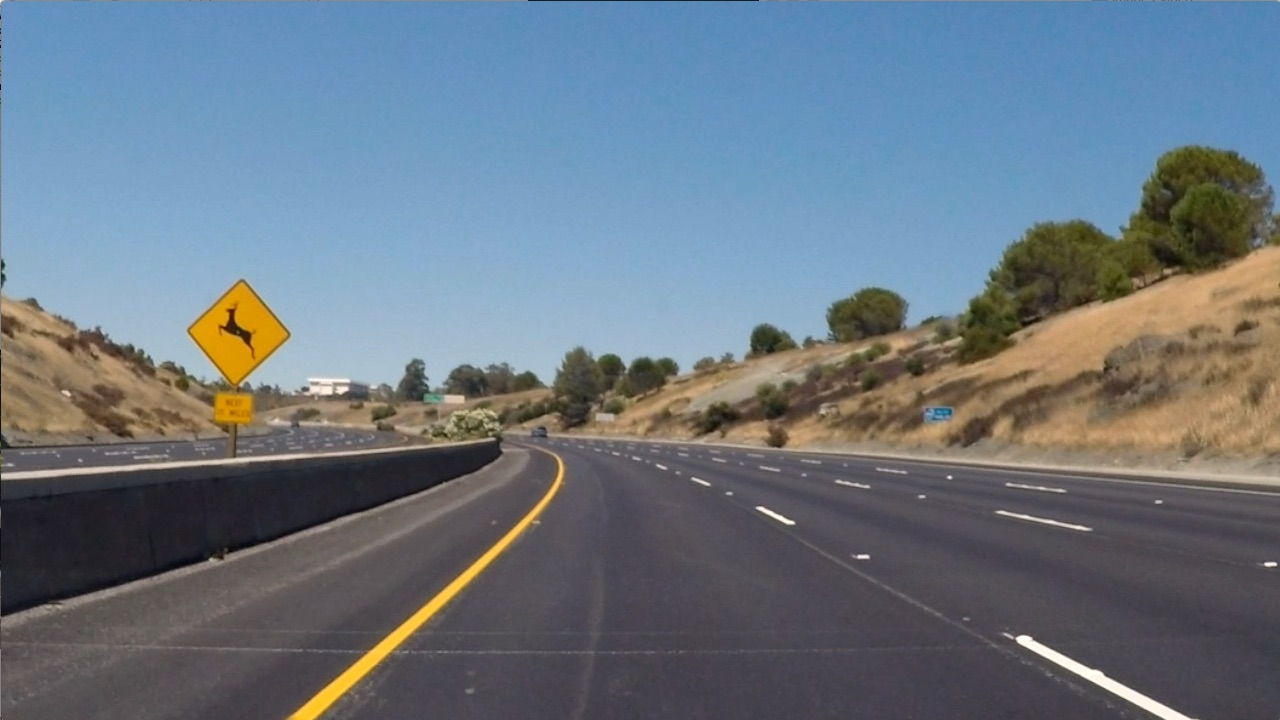
#> input picture CarND-Advanced-Lane-Lines/test_images/test2.jpg, 1280 x 720 px
$ python combine.py   (older library calls are emulated)
#> lines starting #> are read from the running program, lines starting #| are printed output that depends on the picture; after the words box and inside, x2 and y2 are one past the last pixel; in counts of white or black regions, pixels touching at a corner belong together
#> further down, img is the input picture: shape (720, 1280, 3); mean B, G, R 129.6, 118.8, 106.7
import numpy as np
import cv2
import matplotlib.pyplot as plt
import matplotlib.image as mpimg

# Define a function to return the magnitude of the gradient
# for a given sobel kernel size and threshold values
# [117 lines left out: function combine_thresh_debug, not called in this run]

# Define a function to return the magnitude of the gradient
# for a given sobel kernel size and threshold values
def combine_thresh(img, sobel_kernel=3, mag_thresh=(0, 255)):
    # Grayscale image
#> called with sobel_kernel = 21, mag_thresh = (150, 255)
    gray = cv2.cvtColor(img, cv2.COLOR_RGB2GRAY)
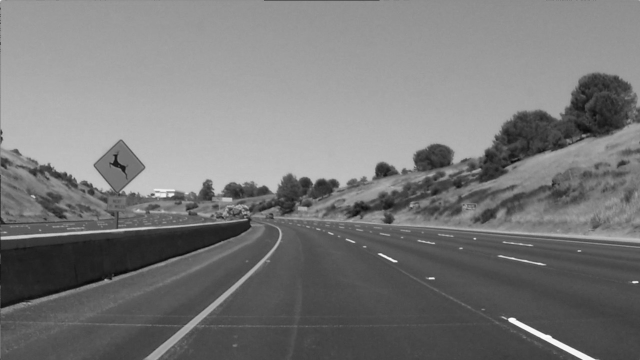
#> gray: shape (720, 1280) (shown at 1/2 size); min 1, max 254, mean 120.6
    # Take both Sobel x and y gradients
    sobelx = cv2.Sobel(gray, cv2.CV_64F, 1, 0, ksize=sobel_kernel)
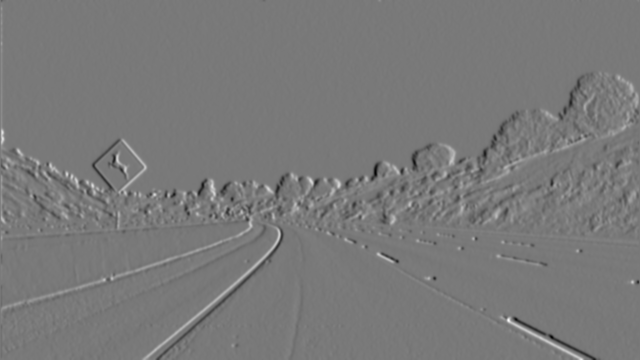
#> sobelx: shape (720, 1280) float64 (shown at 1/2 size); min -1.16e+13, max 1.28e+13, mean 3.19e+09; drawn with min black and max white
    # print(sobelx)
    abs_sobel = np.absolute(sobelx)
    # print(abs_sobel)
    # print(np.max(abs_sobel))
    scaled_sobel = np.uint8(255 * abs_sobel / np.max(abs_sobel))
    # [4 lines of commented-out code are left out]

    sob_thres = np.copy(scaled_sobel)
    sob_thres[scaled_sobel < 50] = 0
    # plt.imshow(sob_thres, cmap='gray')
    # plt.show()
    # hist = cv2.calcHist([scaled_sobel], [0], None, [256], [0, 256])
    hist, bins = np.histogram(sob_thres.flatten(), 256, [50, 256])
#> hist = 256 values, max 879 at index 0, min 0 at index 5, mean 115; bins = 257 values from 50 to 256
    # [4 lines of commented-out code are left out]
    equ = cv2.equalizeHist(sob_thres)
    # plt.imshow(equ, cmap='gray')
    # plt.show()
    hist = cv2.calcHist([equ], [0], None, [256], [50, 256])
#> hist = 256 values, max 677 at index 11, min 0 at index 0, mean 93.42
    # plt.plot(hist)
    # plt.title('Histogram for gray scale picture')
    # plt.show()
    res = np.hstack((sob_thres, equ))
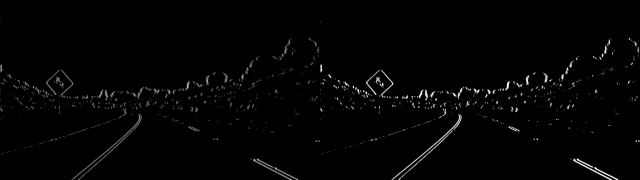
#> res: shape (720, 2560) (shown at 1/4 size); min 0, max 255, mean 3.4
    # plt.imshow(res, cmap='gray')
    # plt.show()
    equ_thres = np.copy(equ)
    equ_thres[equ < 128] = 0
#> equ_thres: shape (720, 1280); min 0, max 255, mean 3.1
    # plt.imshow(equ_thres, cmap='gray')
    # plt.show()
    sob_combine = np.copy(equ_thres)
    sob_combine[equ_thres < 128] = 128
    sob_combine = sob_combine - 128
    # plt.imshow(sob_combine, cmap='gray')
    # plt.show()

    hls = cv2.cvtColor(img, cv2.COLOR_RGB2HLS)
#> hls: shape (720, 1280, 3); mean of channels 0, 1, 2 80.2, 117.8, 63.7
    S = hls[:,:,2]
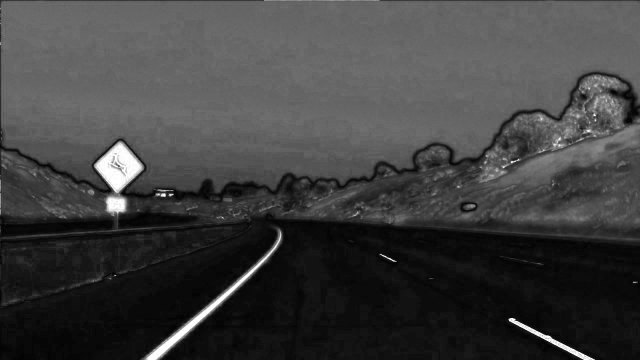
#> S: shape (720, 1280) (shown at 1/2 size); min 0, max 255, mean 63.7
    # plt.imshow(S, cmap='gray')
    # plt.show()
    hist = cv2.calcHist([S], [0], None, [256], [0, 256])
#> hist = 256 values, max 47089 at index 103, min 0 at index 1, mean 3600
    # plt.plot(hist)
    # plt.title('Histogram for gray scale picture')
    # plt.show()
    s_thres = np.copy(S)
    s_thres[S < 120] = 0
    # plt.imshow(s_thres, cmap='gray')
    # plt.show()
    hist = cv2.calcHist([s_thres], [0], None, [256], [150, 256])
#> hist = 256 values, max 4026 at index 253, min 0 at index 1, mean 52.61
    # plt.plot(hist)
    # plt.title('Histogram for gray scale picture')
    # plt.show()
    s_combine = np.copy(s_thres)
    s_combine[s_thres < 128] = 128
    s_combine = s_combine - 128
    # plt.imshow(s_combine, cmap='gray')
    # plt.show()
    combined = sob_combine + s_combine
    # plt.imshow(combined, cmap='gray')
    # plt.show()

    com_binary = np.zeros_like(combined)
    com_binary[combined > 100] = 1
    # plt.imshow(com_binary, cmap='gray')
    # plt.show()

    # Return the binary image
    return com_binary

# Use color transforms, gradients, etc., to create a thresholded binary image.
# Define a function to return the magnitude of the gradient
# for a given sobel kernel size and threshold values
# [30 lines left out: function combine_thresh_color_sobel, not called in this run]


# Use color transforms, gradients, etc., to create a thresholded binary image.
# Read in an image
# Choose a Sobel kernel size
ksize = 21 # Choose a larger odd number to smooth gradient measurements

img = cv2.imread('test_images/test2.jpg')
# img = cv2.undistort(img, mtx, dist, None, mtx)
combine_binary = combine_thresh(img, sobel_kernel=ksize, mag_thresh=(150, 255))
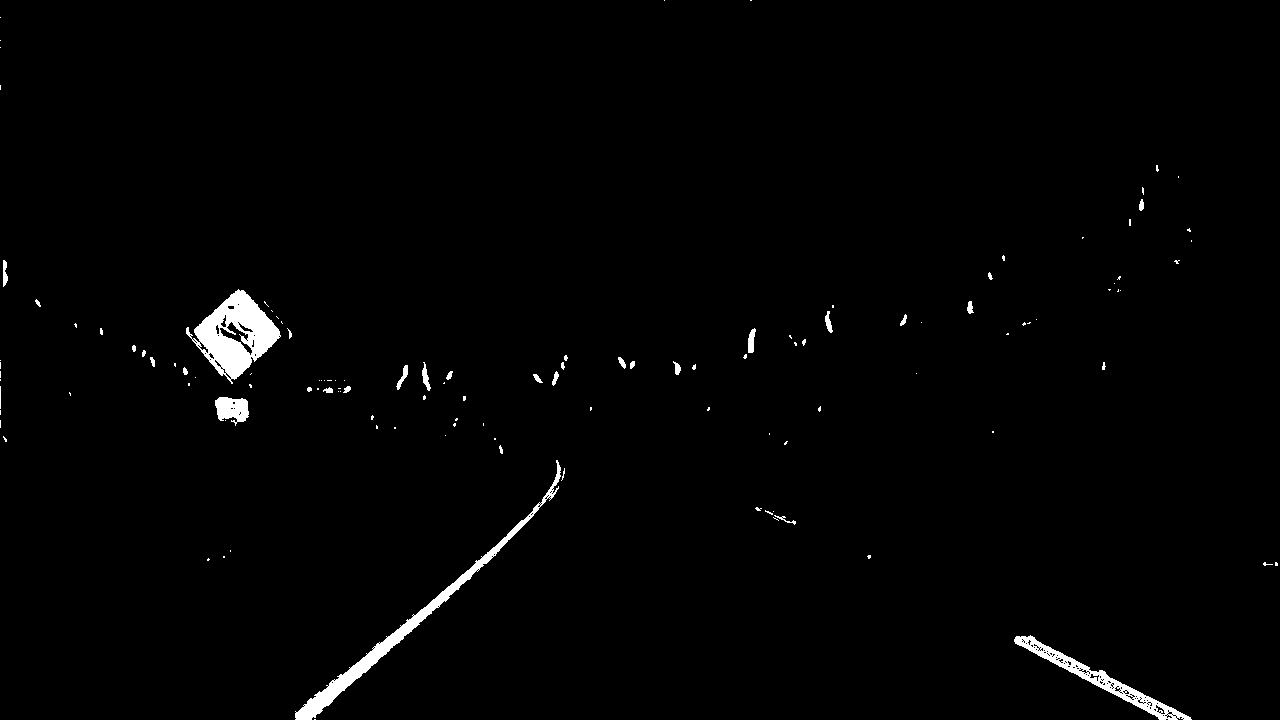
#> combine_binary: shape (720, 1280); values 0 (black) and 1 (white), 1.3% white; 125 white regions (92 under 20 px), largest, box (x1, y1, x2, y2) and area: (186, 289, 281, 384) 4160, (295, 460, 561, 720) 3400, (1014, 635, 1192, 720) 2154
# plt.imshow(combine_binary, cmap='gray')
# plt.show()

# Import everything needed to edit/save/watch video clips
from moviepy.editor import VideoFileClip
from IPython.display import HTML
#> (the run stopped early here; a loop or call above may not have finished)

$ run again, with CarND-Advanced-Lane-Lines/frame.png saved as CarND-Advanced-Lane-Lines/test_images/test2.jpg
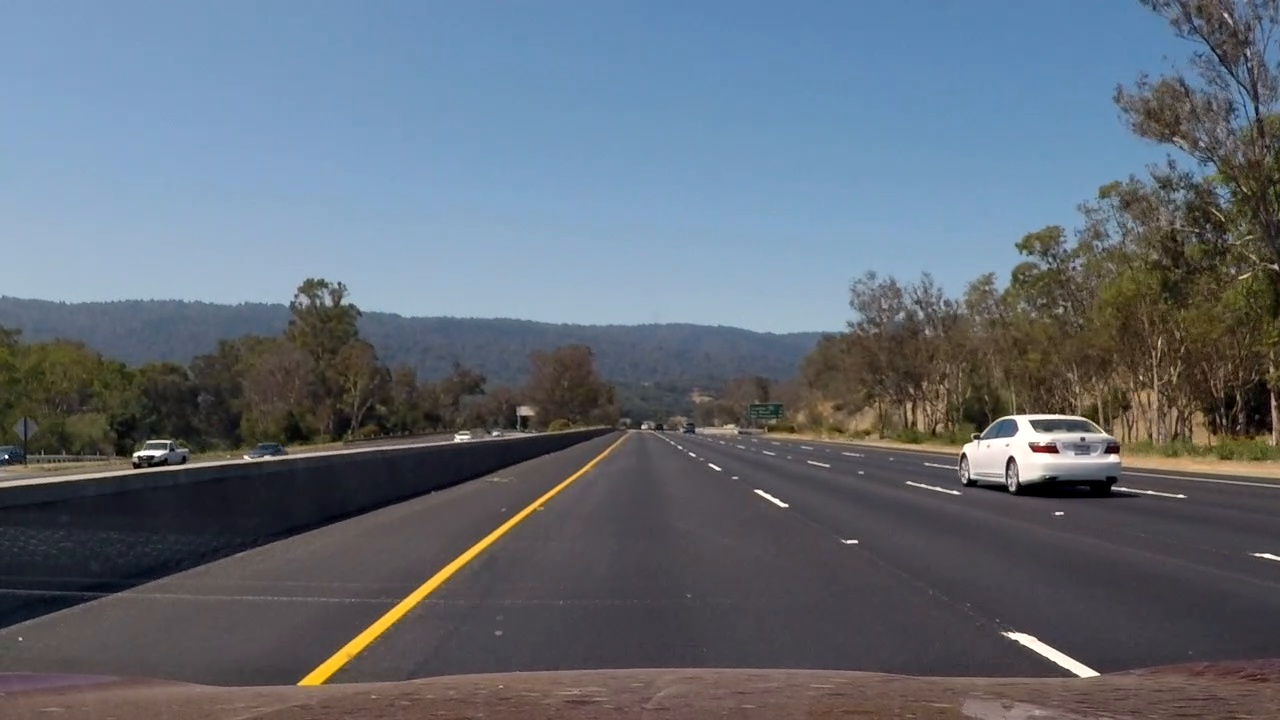
#> input picture CarND-Advanced-Lane-Lines/frame.png, 1280 x 720 px
#> img is the input picture: shape (720, 1280, 3); mean B, G, R 118.3, 107.1, 98.1
#> in combine_thresh, `hist, bins = np.histogram(sob_thres.flatten(), 256, [50, 256])`: hist = 256 values, max 751 at index 0, min 0 at index 5, mean 70.78; bins = 257 values from 50 to 256
#> in combine_thresh, `hist = cv2.calcHist([equ], [0], None, [256], [50, 256])`: hist = 256 values, max 623 at index 7, min 0 at index 0, mean 57.6
#> equ_thres: shape (720, 1280); min 0, max 255, mean 1.9
#> hls: shape (720, 1280, 3); mean of channels 0, 1, 2 71.4, 108, 57.7
#> in combine_thresh, `S = hls[:,:,2]`:
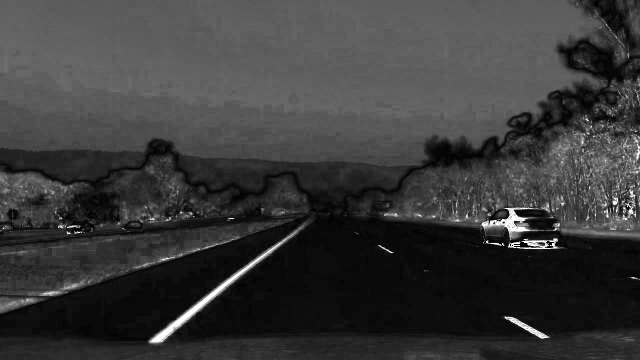
#> S: shape (720, 1280) (shown at 1/2 size); min 0, max 255, mean 57.7
#> in combine_thresh, `hist = cv2.calcHist([S], [0], None, [256], [0, 256])`: hist = 256 values, max 43547 at index 9, min 0 at index 1, mean 3600
#> in combine_thresh, `hist = cv2.calcHist([s_thres], [0], None, [256], [150, 256])`: hist = 256 values, max 4468 at index 253, min 0 at index 1, mean 42.3
#> `combine_binary = combine_thresh(img, sobel_kernel=ksize, mag_thresh=(1..`:
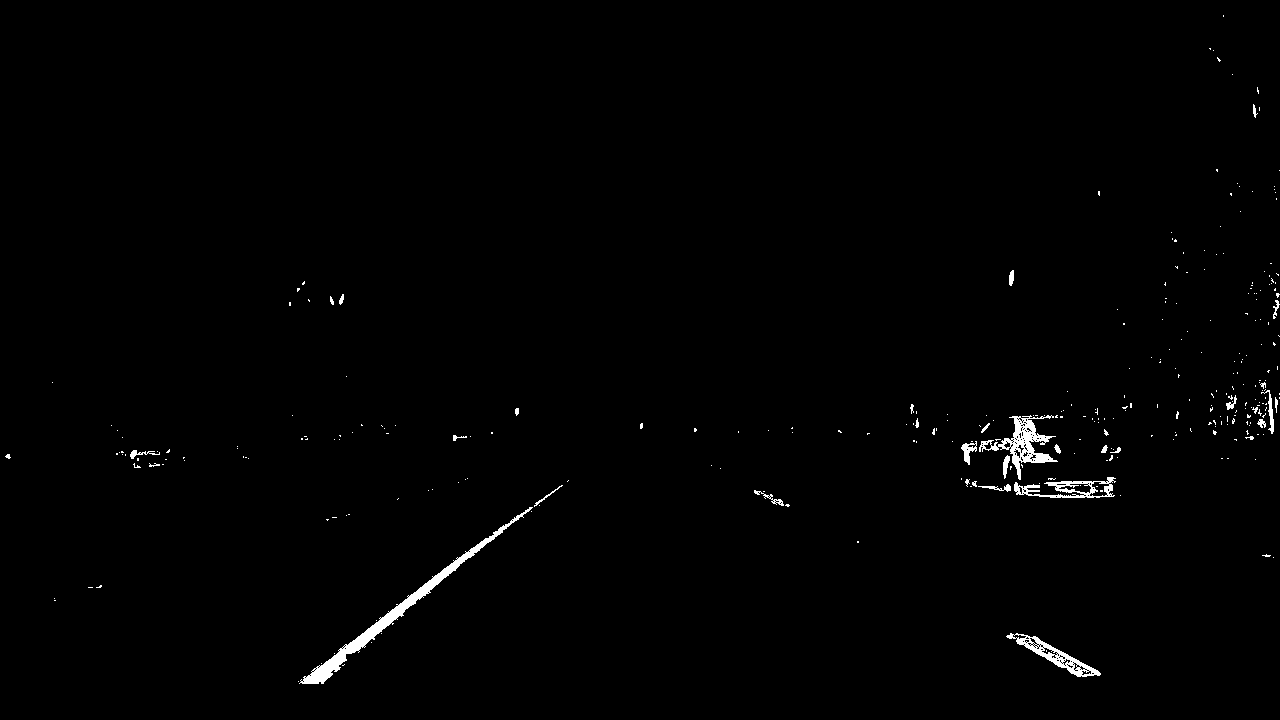
#> combine_binary: shape (720, 1280); values 0 (black) and 1 (white), 0.87% white; 312 white regions (279 under 20 px), largest, box (x1, y1, x2, y2) and area: (299, 507, 533, 684) 2442, (979, 415, 1058, 480) 1405, (1006, 633, 1101, 677) 952

$ run again, with CarND-Advanced-Lane-Lines/test_images/test1.jpg copied over CarND-Advanced-Lane-Lines/test_images/test2.jpg
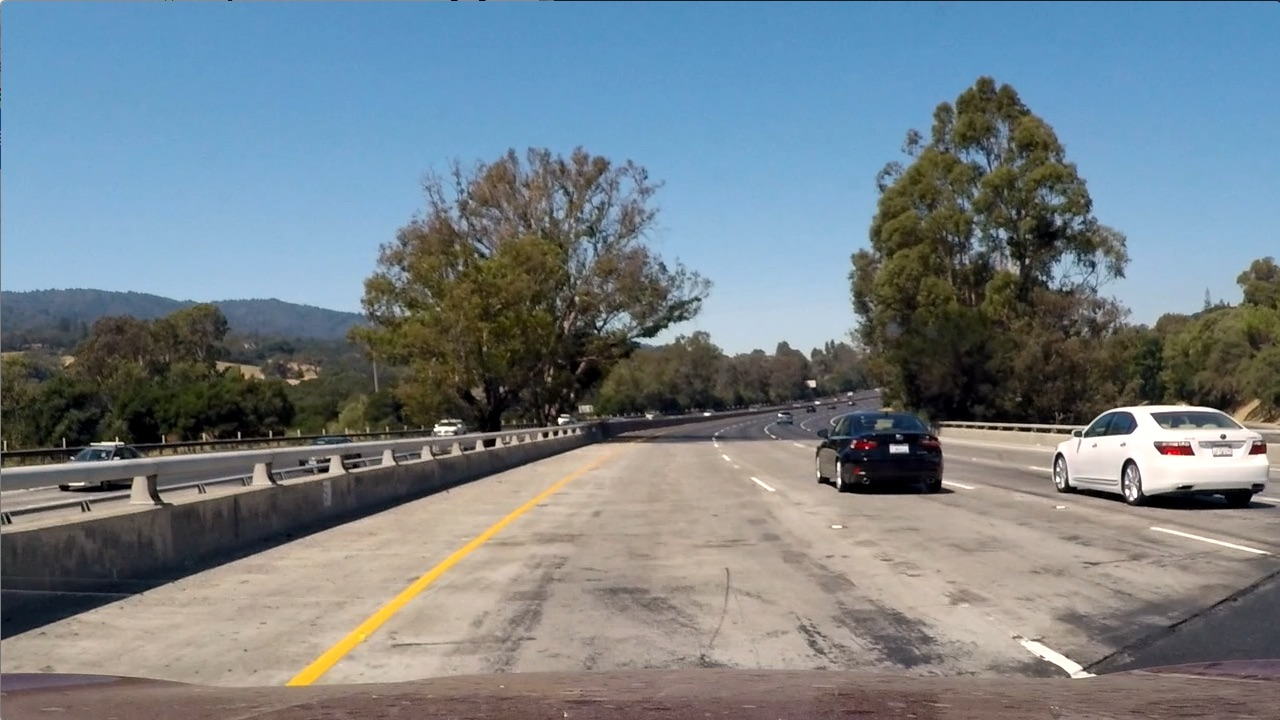
#> input picture CarND-Advanced-Lane-Lines/test_images/test1.jpg, 1280 x 720 px
#> img is the input picture: shape (720, 1280, 3); mean B, G, R 135.5, 128.7, 117.5
#> in combine_thresh, `hist, bins = np.histogram(sob_thres.flatten(), 256, [50, 256])`: hist = 256 values, max 1010 at index 2, min 0 at index 5, mean 104.8; bins = 257 values from 50 to 256
#> in combine_thresh, `hist = cv2.calcHist([equ], [0], None, [256], [50, 256])`: hist = 256 values, max 890 at index 6, min 0 at index 0, mean 85.48
#> equ_thres: shape (720, 1280); min 0, max 255, mean 2.8
#> hls: shape (720, 1280, 3); mean of channels 0, 1, 2 68.1, 126.7, 74.4
#> in combine_thresh, `S = hls[:,:,2]`:
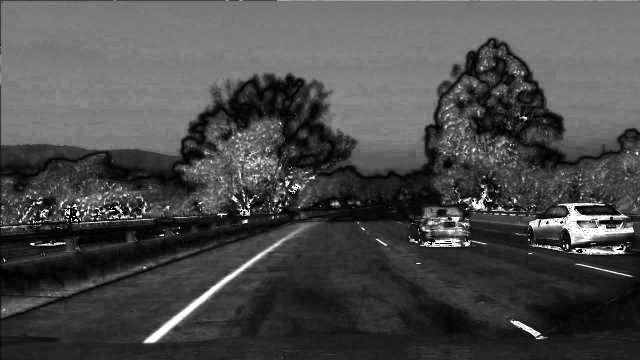
#> S: shape (720, 1280) (shown at 1/2 size); min 0, max 255, mean 74.4
#> in combine_thresh, `hist = cv2.calcHist([S], [0], None, [256], [0, 256])`: hist = 256 values, max 29535 at index 128, min 0 at index 1, mean 3600
#> in combine_thresh, `hist = cv2.calcHist([s_thres], [0], None, [256], [150, 256])`: hist = 256 values, max 11410 at index 253, min 0 at index 1, mean 88.59
#> `combine_binary = combine_thresh(img, sobel_kernel=ksize, mag_thresh=(1..`:
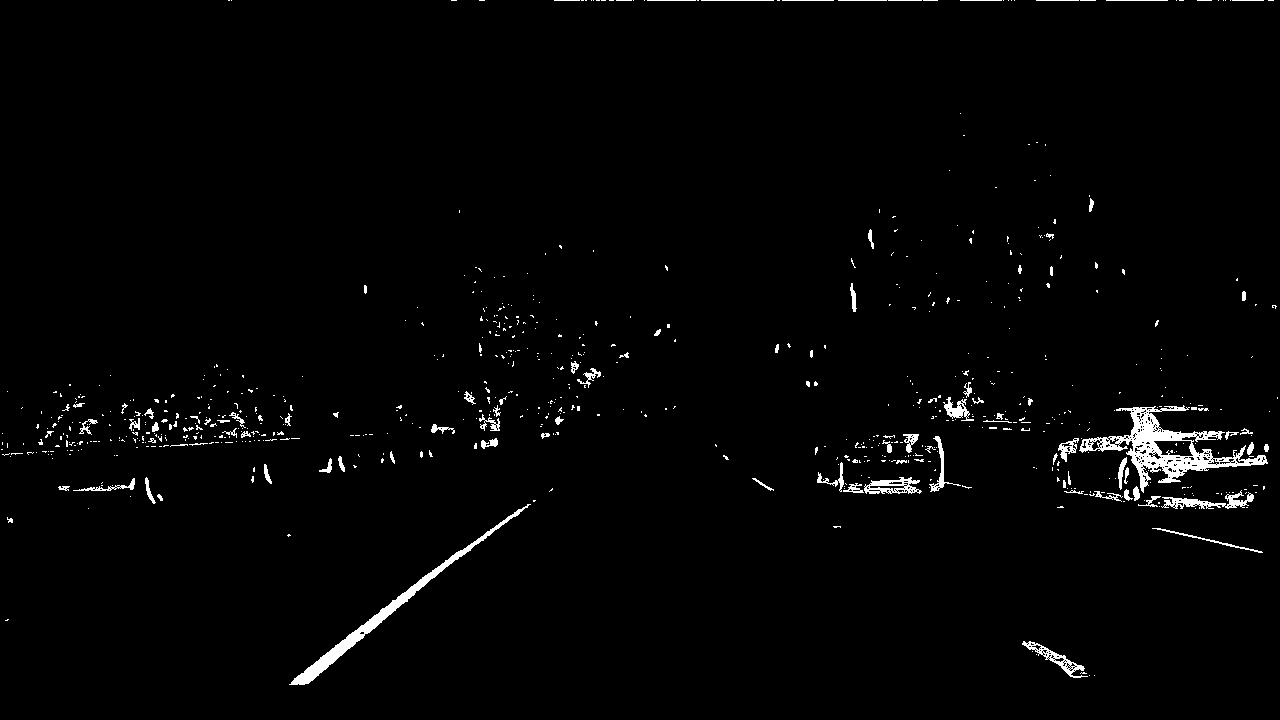
#> combine_binary: shape (720, 1280); values 0 (black) and 1 (white), 1.8% white; 735 white regions (634 under 20 px), largest, box (x1, y1, x2, y2) and area: (1079, 405, 1268, 493) 4090, (289, 504, 531, 685) 2298, (1161, 490, 1254, 509) 631
